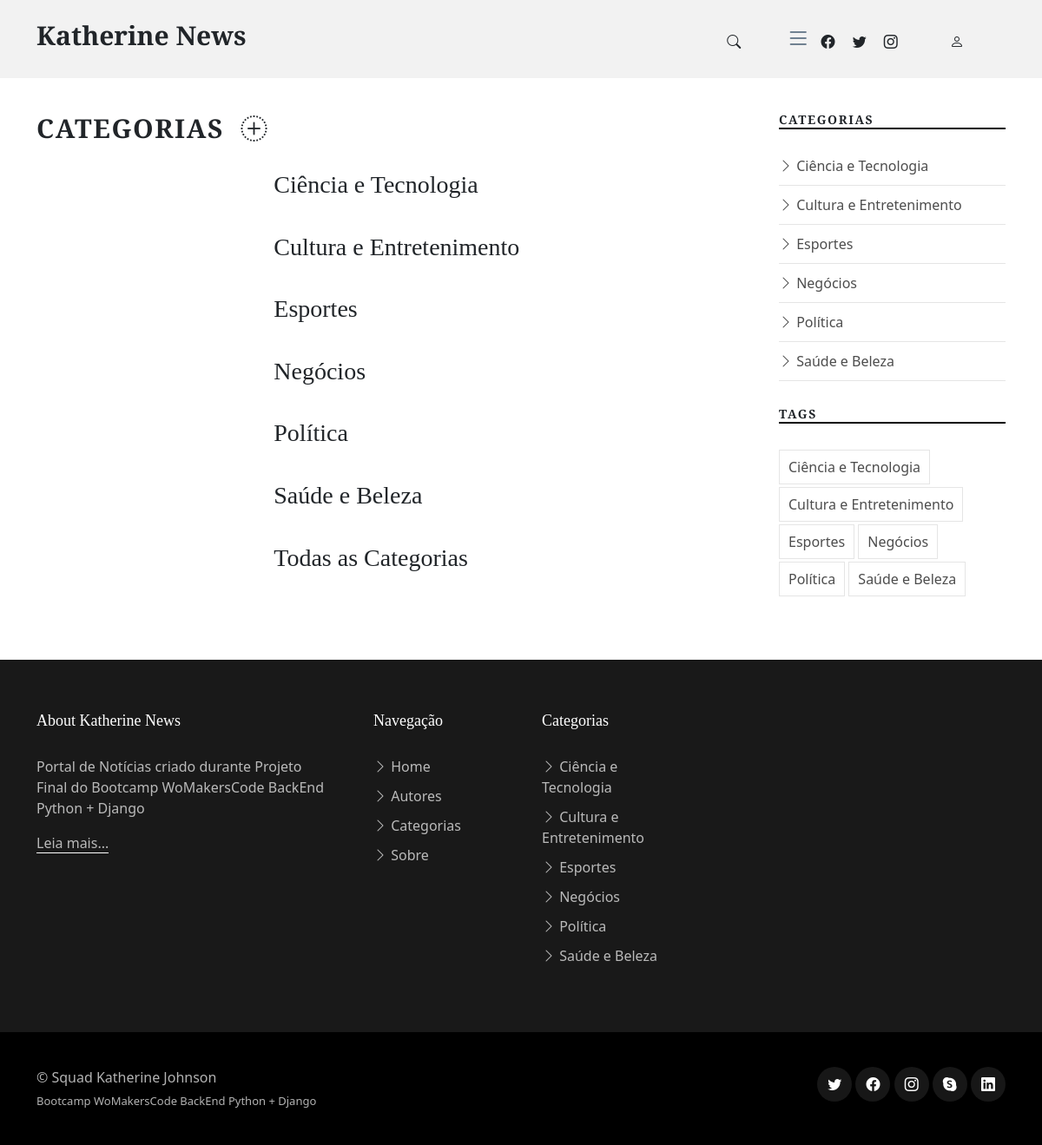
Page /categories/ on the committed database.
### app_categories/models.py (models this page shows, shortened)
class Category(models.Model):
    name = models.CharField(max_length=25)
    image = models.ImageField(upload_to="images/", null=True, blank=True)

### app_categories/views.py (the view)
# urls.py: path("categories/", views.categories, name='categories'),
def categories(request):
    return render(request, 'categories.html', {'categories': Category.objects.all()})

### app_categories/templates/categories.html (shortened to what this page needs)
{% extends "index.html" %}
{% block main-content %}
<section>
    <div class="container">
      <div class="row">
        <div class="col-md-9" data-aos="fade-up">
            <h3 class="category-title " style="font-size: 30px;">Categorias
                <a href="/add_category" class="mr-5">
                    <span class="bi-plus-circle-dotted ml-5" style="margin:10px;" label="Adicionar Categoria"></span>
                </a>
            </h3>
            <div class="row">
            {% for category in categories %}
                <div class="d-md-flex post-entry-2 small-img">
                    <a href="/category/{{category.id}}" class="me-4 thumbnail">
                    </a>
                    <div>
                      <h3><a href="/category/{{category.id}}">{{category.name}}</a></h3>
                    </div>
                  </div>
            {% endfor %}
            </div>
        </div>
        {% include "side-menu.html" %}
      </div>
    </div>
</section>
{% endblock %}

### templates/static/css/variables.css (style rules this page uses)
:root { --font-default: 'EB Garamond', system-ui, -apple-system, "Segoe UI", Roboto, "Helvetica Neue", Arial, "Noto Sans", "Liberation Sans", sans-serif, "Apple Color Emoji", "Segoe UI Emoji", "Segoe UI Symbol", "Noto Color Emoji"; --font-primary: 'EB Garamond', serif; --font-secondary: 'Inter', sans-serif; --color-default: #212529; --color-default-rgb: 33, 37, 41; --color-links: #212529; --color-links-hover: #15171a; --color-primary: #212529; --color-primary-light: #26282c; --color-primary-dark: #0b0c0e; --color-primary-rgb: 33, 37, 41; --color-primary-light-rgb: 38, 40, 44; --color-primary-dark-rgb: 11, 12, 14; --color-secondary: #596d80; --color-secondary-light: #8498aa; --color-secondary-dark: #404f5c; --color-secondary-rgb: 89, 109, 128; --color-secondary-light-rgb: 132, 152, 170; --color-secondary-dark-rgb: 64, 79, 92; --color-blue: #0d6efd; --color-blue-rgb: 13, 110, 253; --color-indigo: #6610f2; --color-indigo-rgb: 102, 16, 242; --color-purple: #6f42c1; --color-purple-rgb: 111, 66, 193; --color-pink: #f3268c; --color-pink-rgb: 243, 38, 140; --color-red: #df1529; --color-red-rgb: 223, 21, 4; --color-orange: #fd7e14; --color-orange-rgb: 253, 126, 20; --color-yellow: #ffc107; --color-yellow-rgb: 255, 193, 7; --color-green: #059652; --color-green-rgb: 5, 150, 82; --color-teal: #20c997; --color-teal-rgb: 32, 201, 151; --color-cyan: #0dcaf0; --color-cyan-rgb: 13, 202, 240; --color-white: #ffffff; --color-white-rgb: 255, 255, 255; --color-gray: #6c757d; --color-gray-rgb: 108, 117, 125; --color-black: #000000; --color-black-rgb: 0, 0, 0; }
:root { --bs-blue: var(--color-blue); --bs-indigo: var(--color-indigo); --bs-purple: var(--color-purple); --bs-pink: var(--color-pink); --bs-red: var(--color-red); --bs-orange: var(--color-orange); --bs-yellow: var(--color-yellow); --bs-green: var(--color-green); --bs-teal: var(--color-teal); --bs-cyan: var(--color-cyan); --bs-white: var(--color-white); --bs-gray: var(--color-gray); --bs-gray-dark: #343a40; --bs-gray-100: #f8f9fa; --bs-gray-200: #e9ecef; --bs-gray-300: #dee2e6; --bs-gray-400: #ced4da; --bs-gray-500: #adb5bd; --bs-gray-600: #6c757d; --bs-gray-700: #495057; --bs-gray-800: #343a40; --bs-gray-900: #212529; --bs-primary: var(--color-blue); --bs-secondary: var(--color-blue); --bs-success: #198754; --bs-info: #0dcaf0; --bs-warning: #ffc107; --bs-danger: #dc3545; --bs-light: #f8f9fa; --bs-dark: #212529; --bs-primary-rgb: var(--color-primary-rgb); --bs-secondary-rgb: var(--color-secondary-rgb); --bs-success-rgb: 25, 135, 84; --bs-info-rgb: 13, 202, 240; --bs-warning-rgb: 255, 193, 7; --bs-danger-rgb: 220, 53, 69; --bs-light-rgb: 248, 249, 250; --bs-dark-rgb: 33, 37, 41; --bs-white-rgb: var(--color-white-rgb); --bs-black-rgb: var(--color-black-rgb); --bs-body-color-rgb: var(--color-default-rgb); --bs-body-bg-rgb: 255, 255, 255; --bs-font-sans-serif: var(--font-default); --bs-font-monospace: SFMono-Regular, Menlo, Monaco, Consolas, "Liberation Mono", "Courier New", monospace; --bs-gradient: linear-gradient(180deg, rgba(255, 255, 255, 0.15), rgba(255, 255, 255, 0)); --bs-body-font-family: var(--font-default); --bs-body-font-size: 1rem; --bs-body-font-weight: 400; --bs-body-line-height: 1.5; --bs-body-color: var(--color-default); --bs-body-bg: #fff; }

### templates/static/css/main.css (style rules this page uses)
:root { scroll-behavior: smooth; }
body { color: rgba(var(--color-primary-rgb), 1); }
a { color: var(--color-links); text-decoration: none; }
h1, h2, h3, h4, h5, h6 { font-family: var(--font-primary); }
section { padding: 40px 0; overflow: hidden; }
section { scroll-margin-top: 70px; }
.post-entry-2 { margin-bottom: 30px; }
.post-entry-2 .thumbnail { flex: 0 0 65%; }
.post-entry-2.small-img .thumbnail { flex: 0 0 30%; }
.aside-title, .category-title { text-transform: uppercase; letter-spacing: 0.1rem; font-size: 14px; font-weight: 700; margin-bottom: 30px; border-bottom: 2px solid var(--color-black); }
.category-title { border-bottom: none; }

### rows in the picture
Category: name "Ciência e Tecnologia"
Category: name "Cultura e Entretenimento"
Category: name "Esportes"
Category: name "Negócios"
Category: name "Política"
Category: name "Saúde e Beleza"
Category: name "Todas as Categorias"
